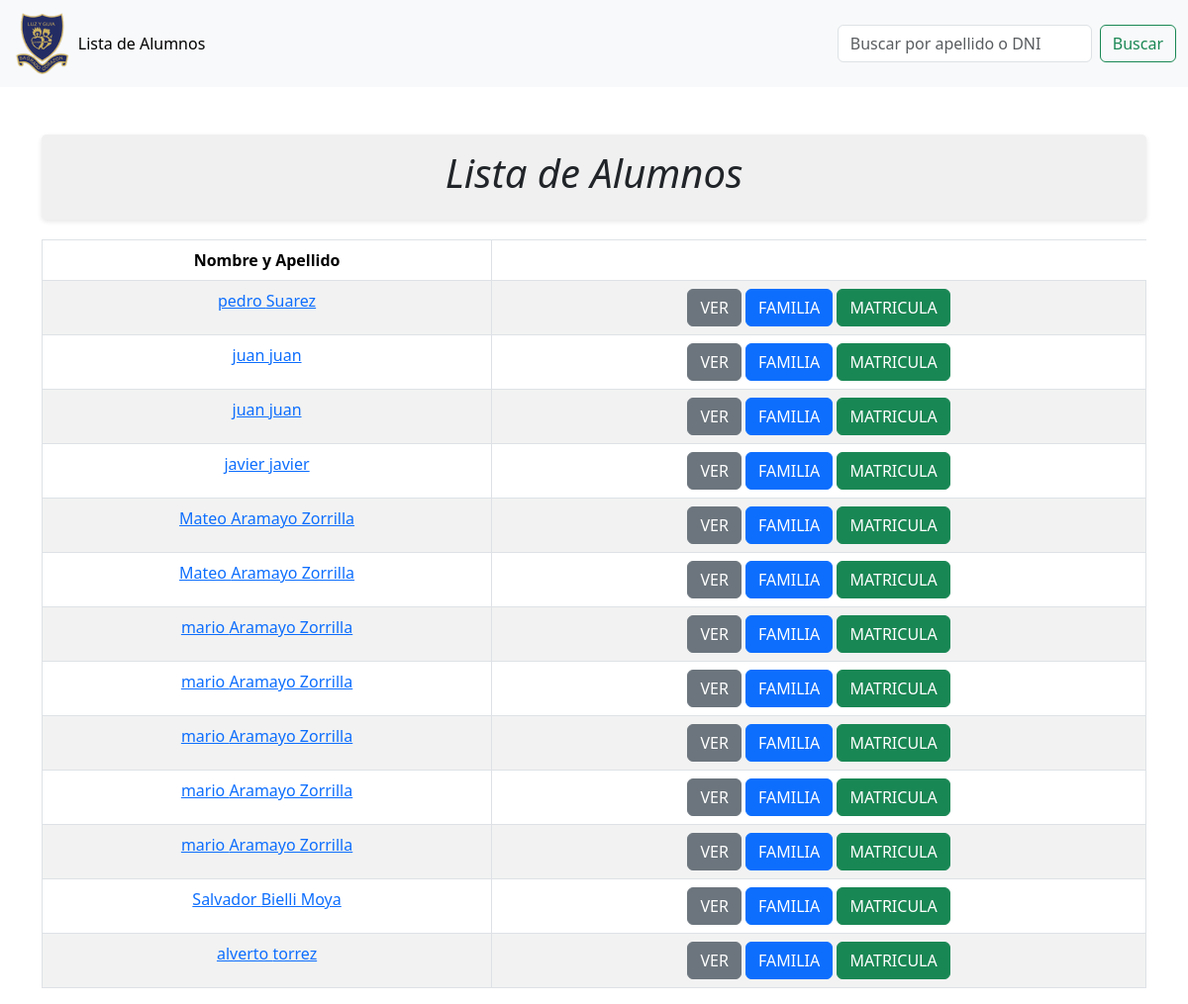
The app's page /alumnos/, older data.
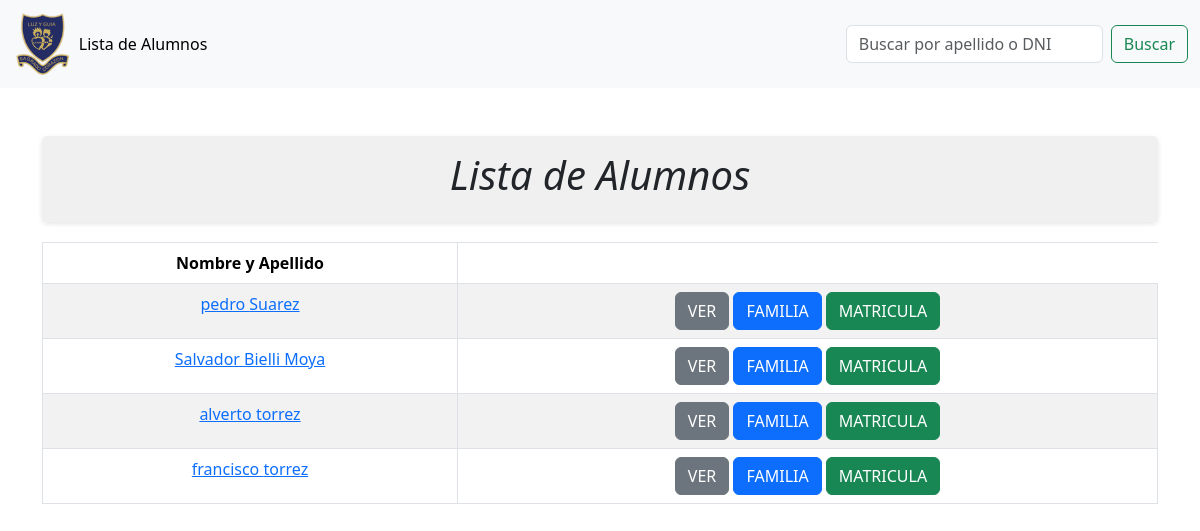
The same page, newer data.
### colegio/models.py (models this page shows, shortened)
class Alumnos(models.Model):
    id_alumno = models.AutoField(primary_key=True)
    id_familia =models.ForeignKey(Familias, verbose_name='Apellido de la Familia', on_delete=models.CASCADE)
    Nombre = models.CharField(max_length=50)
    Apellido = models.CharField(max_length=50)
    DNI = models.CharField(max_length=10)
    Correo_Electronico_Particular = models.EmailField(max_length=254, blank=True)
    Correo_Electronico_Institucional = models.EmailField(max_length=254, blank=True)
    Direccion = models.CharField(max_length=100)
    Localidad = models.ForeignKey(Localidad,on_delete=models.CASCADE)
    Nacionalidad = models.ForeignKey(Nacionalidad,on_delete=models.CASCADE)
    Colegio = models.ForeignKey(Colegio,on_delete=models.CASCADE)
    Sexo = models.ForeignKey(Sexo,on_delete=models.CASCADE)
    Fecha_de_Nacimiento = models.DateField()
    Lugar_de_nacimiento = models.CharField(max_length=100)
    Casas = models.ForeignKey(Casas,on_delete=models.CASCADE)
    estado_dispositivos = models.CharField(max_length=50)
    fecha_creacion = models.DateTimeField(default=timezone.now)
    fecha_modificacion = models.DateTimeField( default=timezone.now)

### colegio/views.py (the view)
# urls.py: path('alumnos/', views.alumnos, name= "alumnos"), #MOSTRARALUMNOS
def alumnos(request):
    query = request.GET.get('query')
    if query:
        alumnos = Alumnos.objects.filter(
            Q(Apellido__icontains=query) |
            Q(DNI__icontains=query)
        )
    else:
        alumnos = Alumnos.objects.all()
    return render(request, 'alumnos.html', {'alumnos': alumnos})

### templates/alumnos.html (shortened to what this page needs)
{% load static %}
<!DOCTYPE html>
<html lang="en">
<head>
    <link href="https://cdn.jsdelivr.net/npm/bootstrap@5.3.3/dist/css/bootstrap.min.css" rel="stylesheet">
    <link rel="stylesheet" href="https://cdn.jsdelivr.net/npm/bootstrap-icons@1.11.3/font/bootstrap-icons.min.css">
</head>
<body>
    <header>
        <nav class="navbar navbar-expand-lg bg-body-tertiary">
            <div class="container-fluid">
              <img src="{% static 'img/escudo.png' %}" width="5%" alt="Logo">
              <div class="collapse navbar-collapse" id="navbarSupportedContent">
                <ul class="navbar-nav me-auto mb-2 mb-lg-0">
                  <li class="nav-item">
                    <a class="nav-link active" aria-current="page" href='{% url 'alumnos'%}'>Lista de Alumnos</a>
                  </li>
                </ul>
                <form class="d-flex" role="search" method="GET">
                  <input class="form-control me-2" type="text" name="query" placeholder="Buscar por apellido o DNI" aria-label="Search">
                  <button class="btn btn-outline-success" type="submit">Buscar</button>
                </form>
              </div>
            </div>
          </nav>
    </header>
    <div class="container mt-5">
        <div class="title-block">
            <h1 class="text-center">Lista de Alumnos</h1>
        </div>
        <div class="table-container">
            <table class="table table-striped table-bordered text-center" style="width: 100%;">
                <thead>
                    <tr>
                        <th scope="col">Nombre y Apellido</th>
                    </tr>
                </thead>
                <tbody>
                    {% for alumno in alumnos %}
                    <tr>
                        <td>
                            <a href="{% url 'mostraralumnofamilia' alumno.id_alumno %}">{{ alumno.Nombre }} {{ alumno.Apellido }}</a>
                        </td>
                        <td>
                            <a href="{% url 'mostraralumnofamilia' alumno.id_alumno %}" class="btn btn-secondary">VER</a>
                            <a href="{% url 'detallefamilia' alumno.id_familia.id %}" class="btn btn-primary">FAMILIA</a>
                            <a href="{% url 'ver_matriculas' alumno.id_alumno %}" class="btn btn-success">MATRICULA</a>
                        </td>
                    </tr>
                    {% endfor %}
                </tbody>
            </table>
        </div>
    </div>
</body>
</html>

Row changes from the older to the newer data that the page shows:
removed Alumnos: Nombre "juan", Apellido "juan"
removed Alumnos: Nombre "juan", Apellido "juan"
removed Alumnos: Nombre "javier", Apellido "javier"
removed Alumnos: Nombre "Mateo", Apellido "Aramayo Zorrilla"
removed Alumnos: Nombre "Mateo", Apellido "Aramayo Zorrilla"
removed Alumnos: Nombre "mario", Apellido "Aramayo Zorrilla"
removed Alumnos: Nombre "mario", Apellido "Aramayo Zorrilla"
removed Alumnos: Nombre "mario", Apellido "Aramayo Zorrilla"
removed Alumnos: Nombre "mario", Apellido "Aramayo Zorrilla"
removed Alumnos: Nombre "mario", Apellido "Aramayo Zorrilla"
added Alumnos: Nombre "francisco", Apellido "torrez"
